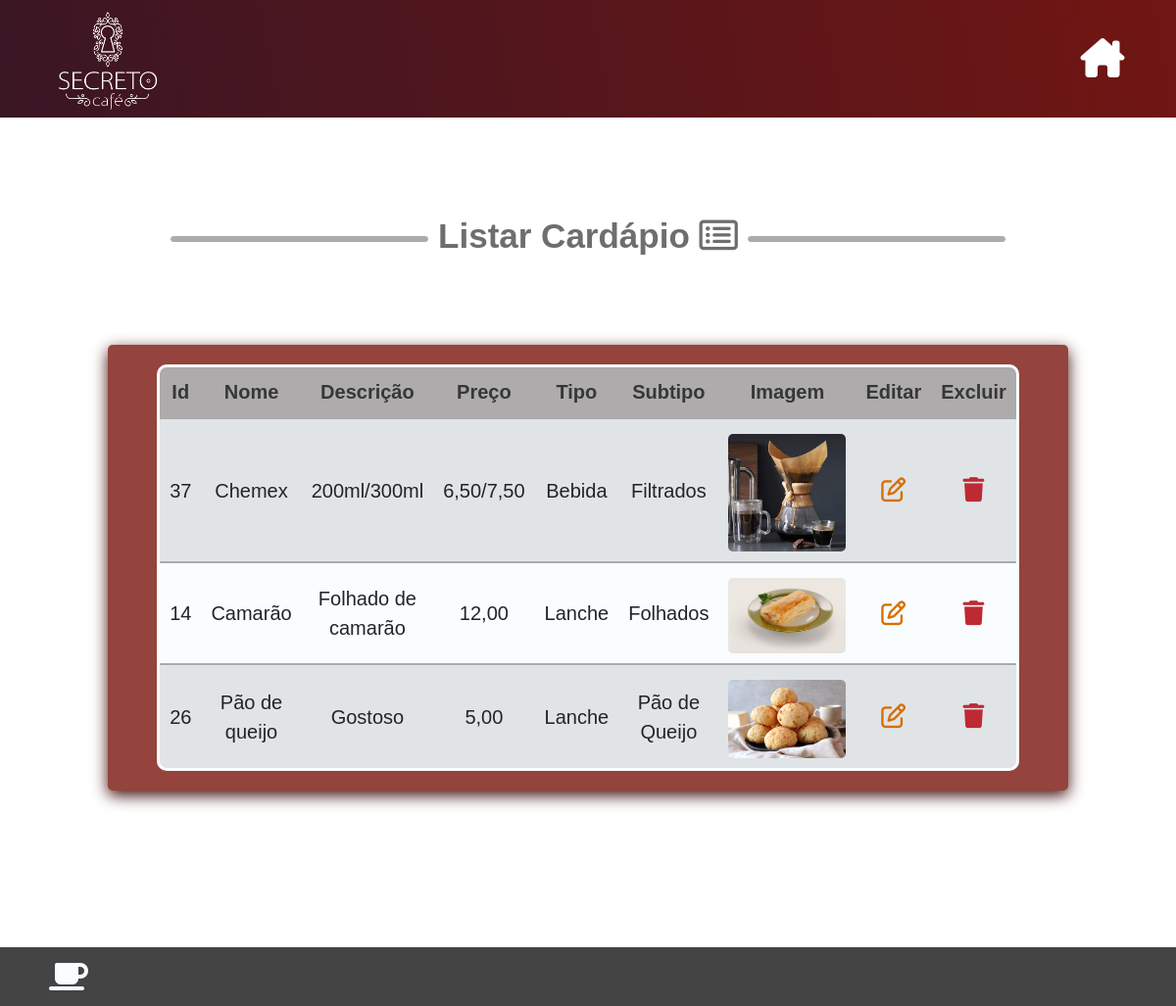
Page /listaCardapio.php on the committed database.
### tables this page shows
CREATE TABLE `item` (
  `nomeItem` varchar(30) NOT NULL,
  `idItem` int(11) NOT NULL,
  `descItem` varchar(150) NOT NULL,
  `precoItem` varchar(20) NOT NULL,
  `tipoItem` varchar(10) NOT NULL,
  `subtipoItem` varchar(21) NOT NULL,
  `nomeImg` varchar(50) NOT NULL,
  `extensaoImg` varchar(10) NOT NULL
);

### listaCardapio.php (the view, shortened to what this page needs)
<?php
require_once("conexao.php");
?>
<!DOCTYPE html>
<html lang="pt-br">
    <head>
        <link href="https://cdn.jsdelivr.net/npm/bootstrap@5.2.2/dist/css/bootstrap.min.css" rel="stylesheet">
        <link rel="stylesheet" href="estiloLista.css">
        <link rel="stylesheet" href="estilo_Pedidos.css">
        <link rel="stylesheet" href="estilo_Guilherme.css">
        <link rel="stylesheet" href="https://cdnjs.cloudflare.com/ajax/libs/font-awesome/6.2.0/css/all.min.css">
    </head>
    <body>
    <header><img src="img/logo3.png" class="logoimg">
        <ul class="nav justify-content-end">
        <li class="nav-item" >
             <button class="menu-btn" onclick="home()"><i class="fa-solid fa-house-chimney carrinho fa-2x"></i> </button>
        </li>
            </ul>
      </header>
    <h1 class="titulo"> Listar Cardápio <i class="fa-regular fa-rectangle-list"></i> </h1>
    <div class="div_1">
        <?php
        $sql = "SELECT * FROM item order by subtipoItem";
        $resultado = $conn->query($sql);
        if($resultado->num_rows > 0){
            ?>
            <div class=divPedido>
                <div class="SemP">
            <table class="tabela">
                <tr>
                    <th>Id</th>
                    <th>Nome</th>
                    <th>Descrição</th>
                    <th>Preço</th>
                    <th>Tipo</th>
                    <th>Subtipo</th>
                    <th>Imagem</th>
                    <th>Editar</th>
                    <th>Excluir</th>
                </tr>
            <?php
            while ($exibir = $resultado->fetch_assoc()) {
                if (str_contains($exibir["descItem"], "@@") or str_contains($exibir["precoItem"], "@@")) {
                    $exibir["descItem"] = @end(explode("@@", $exibir["descItem"]));
                    $exibir["precoItem"] = @end(explode("@@", $exibir["precoItem"]));
                }
            ?>
                <tr>
                    <td><?php echo $exibir["idItem"]; ?></td>
                    <td><?php echo $exibir["nomeItem"]; ?></td>
                    <td><?php echo $exibir["descItem"]; ?></td>
                    <td><?php echo $exibir["precoItem"]; ?></td>
                    <td><?php echo $exibir["tipoItem"]; ?></td>
                    <td><?php echo $exibir["subtipoItem"]; ?></td>
                    <td><img class = "imged" src="imagens/<?php echo $exibir["nomeImg"] ?> "></td>
                    <td><a style="color: #d66f01;" href="editarItem.php?idItem=<?php echo $exibir['idItem'] ?>"><i class="fa-regular fa-pen-to-square fa-lg"></i></a></td>
                    <td><a href="" onclick="confirmaApagar(
                        '<?php echo $exibir['nomeItem'] ?>', <?php echo $exibir['idItem'] ?>)">
                            <i style="color: #bd2a33;" class="fa-trash fa-solid fa-lg"></i>
                        </a>
                    </td>
                </tr>
            <?php
            }
        }
        ?>
    </table>
             </div>
         </div>
    </div>
    </body>
      <footer>
   <i class="fa-solid fa-mug-saucer fa-2x" aria-hidden="true"></i>
   </footer>
</html>
</html>

### estiloLista.css (style rules this page uses)
.titulo:before, .titulo:after { background-color:#adabab; content: ""; display: inline-block; height: 6px; border-radius: 15px; vertical-align: middle; border: 0.5px solid #acaaaa; width: 80%; }
.titulo:before { right: .5em; margin-left: -80%; }
.titulo:after { left: .5em; margin-right: -80%; }
h1 { position: relative; top: 150px; font-family: sans-serif; font-weight: 600; font-size: 35px; }
.imged { width: 120px; height: auto; }
table, td, th { font-size: 20px; border-collapse: collapse; border-bottom: 3px solid #adabab; }
.div_1 { margin-top: 250px; }

### estilo_Pedidos.css (style rules this page uses)
* { font-family: sans-serif; margin: 0; padding: 0; }
header { width: 100%; display: flex; justify-content: space-between; align-items: center; position: fixed; top: 0%; padding: 0px 50px; background: linear-gradient(800deg, #3a1624, #711613); z-index: 1000; }
body { align-items: center; display: flex; flex-direction: column; }
.logoimg { height: 115px; width: 120px; }
.menu-btn { cursor: pointer; background: transparent; border: none; width: 50px; height: auto; }
h1 { animation: anima 800ms ease; margin-top: 40px; padding: 30px; color: #6e6e6e; margin-bottom: -40px; }
.divPedido { animation: anima2 800ms ease; box-shadow: 0px 5px 1em #3f0c0b; background: #94443c; border-radius: 5px; padding: 20px 50px; width: auto; display: flex; align-items: center; justify-content: center; align-items: center; }
.tabela { border: 3px solid #adabab; border-radius: 10px; overflow: hidden; height: 10vh; width: 60vw; background: #fafdff; cursor: default; }
th { color: #383737; background-color: #adabab; padding: 10px; }
td { padding: 10px; text-align: center; border: 0; border-bottom: 2px solid #adabab; }
tr:nth-child(even) { background:#e1e4e6; }
img { margin-top: 5px; width: 100px; height: auto; border-radius: 5px; }
footer { color: #fafdff; align-items: center; margin-top: 20vh; width: 100%; height: 60px; display: flex; background: #444; padding: 0px 50px; }

### estilo_Guilherme.css (style rules this page uses)
* { text-decoration: none; scroll-behavior: smooth; transition: all .2s ease-in-out; }
body { text-align: center; overflow-x: hidden; align-items: center; display: flex; flex-direction: column; }
header { width: 100%; display: flex; justify-content: space-between; align-items: center; position: fixed; top: 0%; font-size: 20px; padding: 0px 50px; }
.logoimg { height: 115px; width: 120px; }
.menu-btn { cursor: pointer; background: transparent; border: none; }
.carrinho { cursor: pointer; color: white; }
.tabela { border: 3px solid #adabab; border-collapse: collapse; }
* { box-sizing: border-box; }
button { display: block; background: transparent; border: 0; cursor: pointer; }

### rows in the picture
item: idItem "37", nomeItem "Chemex", descItem "200ml/300ml", precoItem "6,50/7,50", tipoItem "Bebida", subtipoItem "Filtrados", nomeImg (picture)
item: idItem "14", nomeItem "Camarão", descItem "Folhado de camarão", precoItem "12,00", tipoItem "Lanche", subtipoItem "Folhados", nomeImg (picture)
item: idItem "26", nomeItem "Pão de queijo", descItem "Gostoso", precoItem "5,00", tipoItem "Lanche", subtipoItem "Pão de Queijo", nomeImg (picture)
